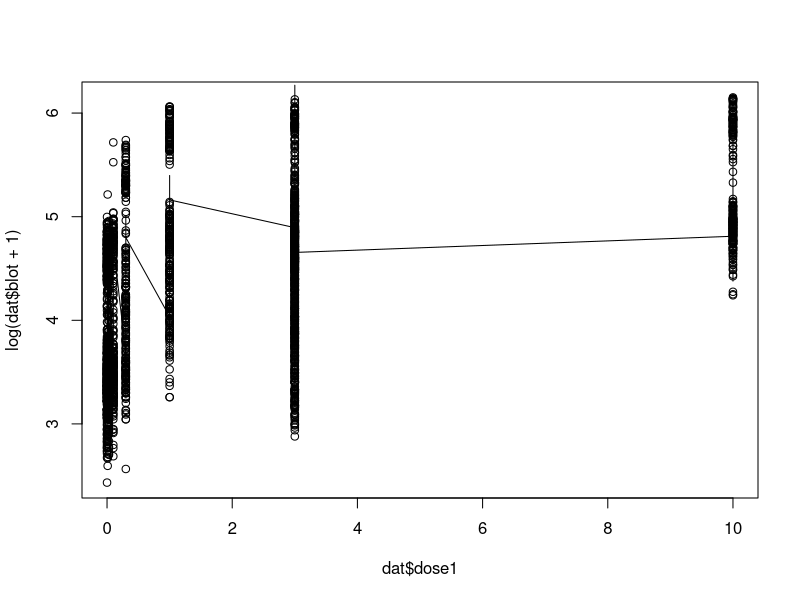

Here is the R script that generated this plot: (Note: this script raises an error after producing the figure.)
## ---- chunk 1
library(dplyr)
library(lme4)
library(ggplot2)
library(magrittr)
dat <- read.table("case1.txt", header = T, stringsAsFactors = F, na.strings = ".", colClasses=c("character","character","numeric","numeric","numeric","numeric","numeric","numeric"))
dat <-  dat %>% filter(complete.cases(blot)) 
## ---- chunk 2
#creates a kernel distribution for each covariate
#be careful of random samples--Big X can't have NAs
kern_distribution <- function(x,y, knots = 4) {
  ### s: #controls how wide the kernels are, s should be half the distance between two knots 
  ### tau: decides where the breaks are based on the number of knots
  ###knots: number of splits/peaks in the data
  ##x and y are the data
  
  tau <- seq(min(x), max(x), length.out = knots)
  s <- diff(tau)[1]/2
  X <- matrix(0, nrow=length(x),ncol=knots)
  for(i in 1:knots) {
    X[,i] <- x * dnorm(x, tau[i], s)
  }
  return(X)
}

#smoothing out the graph by predicting values for the fitted data
#same function as the kern distribution, but this time it is smoother
smooth_graph <- function(x, y.predict, knots = 4) {
  tau <- seq(min(x), max(x), length.out = knots)
  s <- diff(tau)[1]/2
  x.predict <- seq(min(x), max(x), length.out=500)
  X.predict <- matrix(0, nrow=length(x.predict),ncol = knots)
  for(i in 1:knots) {
    X.predict[,i] <- x.predict * dnorm(x.predict, tau[i], s)
  }
  return(X.predict)
}
## ---- chunk 3

#attach(dat) ##attaches the data so we can just run through with the variable names

m2 <- lmer(log(blot + 1) ~ (1 + proto|lab) + kern_distribution(dose1, blot, knots = 2) + kern_distribution(dose2, blot, knots = 3) + kern_distribution(body, blot, knots = 10), data = dat) #X + Z + R + S + random effect
summary(m2)


plot(dat$dose1,log(dat$blot + 1)) #plots the true data
lines(sort(dat$dose1), fitted(m2)[order(dat$dose1)]) #shows how well the model fits the true data
abline(v = tau)

plot(dat$dose2, log(dat$blot + 1))
lines(sort(dat$dose2), fitted(m2)[order(dat$dose2)])
#abline(v = tau)


plot(dat$body, log(dat$blot + 1))
lines(sort(dat$body), fitted(m2)[order(dat$body)])



#smoothing out the graph

y.predict <- cbind(1, X.predict) %*% coef(m2) #predict function is easier // but cbind(X.predicts)
plot(x$dose2,y$blot)
